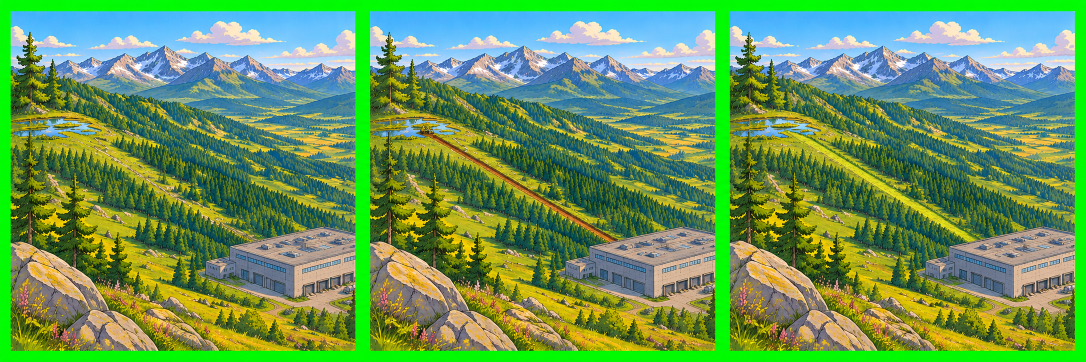
#> input picture web-games/aventure/art/sources/fotky_chata_gen.png, 2172 x 724 px (shown at 1/2 size)
$ python make_fotky.py
#> lines starting #> are read from the running program, lines starting #| are printed output that depends on the picture; after the words box and inside, x2 and y2 are one past the last pixel; in counts of white or black regions, pixels touching at a corner belong together
#!/usr/bin/env python3
"""Photos du mur du refuge : part de la planche brute de ChatGPT (art/sources/fotky_chata_gen.png), elargit la tranchee
(photo 2 : terre brune ; photo 3 : cicatrice verte) et pose la pelleteuse a la bonne echelle (tranchee aussi large qu'elle).
Ecrit art/sources/fotky_chata_src.png.   python3 tools/make_fotky.py
"""
import os
import numpy as np
from PIL import Image, ImageDraw, ImageFilter

ART = os.path.join(os.path.dirname(__file__), '..', 'art')
SRC = os.path.join(ART, 'sources')
X = [21, 740, 1459]          # x des trois images dans la planche (690 x 680, y 22)
P0, P1 = (125, 250), (487, 458)   # de la mare au batiment (coordonnees dans l'image)
W0, W1 = 36, 15              # largeur de la bande en haut / en bas (perspective)

def band(size, w0, w1, ss=4):
    m = Image.new('L', (size[0] * ss, size[1] * ss), 0)
    d = ImageDraw.Draw(m)
    (x0, y0), (x1, y1) = P0, P1
    dx, dy = x1 - x0, y1 - y0
    L = (dx * dx + dy * dy) ** 0.5
    nx, ny = -dy / L, dx / L
    pts = [((x0 + nx * w0 / 2) * ss, (y0 + ny * w0 / 2) * ss), ((x1 + nx * w1 / 2) * ss, (y1 + ny * w1 / 2) * ss),
           ((x1 - nx * w1 / 2) * ss, (y1 - ny * w1 / 2) * ss), ((x0 - nx * w0 / 2) * ss, (y0 - ny * w0 / 2) * ss)]
    d.polygon(pts, fill=255)
    return m.resize(size, Image.LANCZOS).filter(ImageFilter.GaussianBlur(0.7))

def paint(pic, base, edge, w0, w1, seed):
    size = pic.size
    outer = band(size, w0, w1)
    inner = band(size, w0 * 0.78, w1 * 0.7)
    rng = np.random.default_rng(seed)
    noise = rng.normal(0, 7, (size[1], size[0], 1))
    arr = np.asarray(pic).astype(np.float32)
    col_e = np.array(edge, np.float32); col_b = np.array(base, np.float32)
    mo = np.asarray(outer).astype(np.float32)[..., None] / 255
    mi = np.asarray(inner).astype(np.float32)[..., None] / 255
    arr = arr * (1 - mo) + col_e * mo
    arr = arr * (1 - mi) + (col_b + noise) * mi
    return Image.fromarray(np.clip(arr, 0, 255).astype(np.uint8))

def main():
    sheet = Image.open(os.path.join(SRC, 'fotky_chata_gen.png')).convert('RGB')
#> sheet is the input picture: PIL image 2172x724 RGB; mean R, G, B 104.3, 150.8, 91.5
    pics = [sheet.crop((x, 22, x + 690, 702)) for x in X]
#> pics = 3 items
    pics[1] = paint(pics[1], (148, 92, 52), (96, 58, 34), W0, W1, 1)
#> in band, `m = Image.new('L', (size[0] * ss, size[1] * ss), 0)`: m: PIL image 2760x2720 L; every value is 0
    pics[2] = paint(pics[2], (168, 214, 74), (120, 176, 56), W0, W1, 2)
    # la pelleteuse (objets_ch4b, case 6), de la meme largeur que la tranchee, posee a gauche du debut de la bande
    ob = Image.open(os.path.join(SRC, 'objets_ch4b_src.png')).convert('RGB')
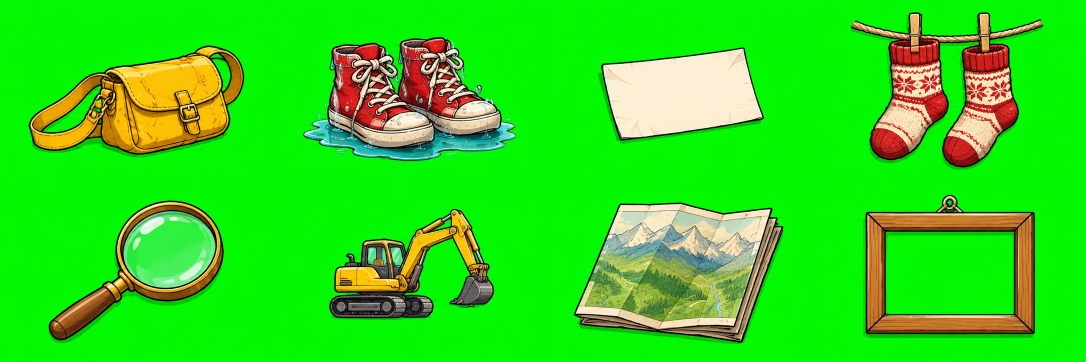
#> input picture web-games/aventure/art/sources/objets_ch4b_src.png, 2172 x 724 px (shown at 1/2 size)
#> ob is the input picture: PIL image 2172x724 RGB; mean R, G, B 46, 218, 25.9
    cw, ch = ob.size[0] / 4, ob.size[1] / 2
#> cw = 543; ch = 362
    cell = ob.crop((round(cw), round(ch), round(2 * cw), round(2 * ch)))
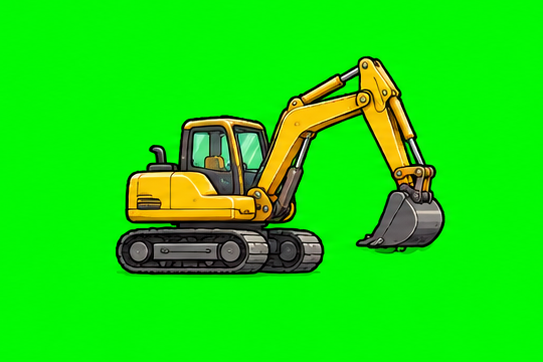
#> cell: PIL image 543x362 RGB; mean R, G, B 24.5, 221.3, 11
    a = np.asarray(cell).astype(int)
    g = (a[..., 1] > 180) & (a[..., 0] < 120) & (a[..., 2] < 120)
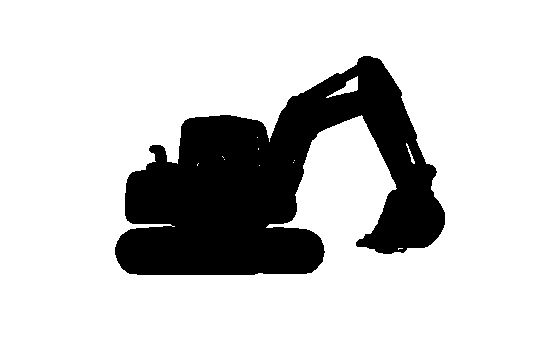
#> g: shape (362, 543) bool; 80.8% white; 1 black region, box (x1, y1, x2, y2) and area: (115, 56, 445, 275) 37831
    rgba = Image.fromarray(np.dstack([a.astype(np.uint8), (~g).astype(np.uint8) * 255]), 'RGBA')
    rgba = rgba.crop(rgba.getchannel('A').getbbox())
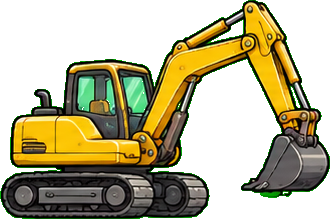
#> rgba: PIL image 330x219 RGBA; mean R, G, B, A 63.4, 174.1, 25.8, 133.5; transparent parts drawn white
    w = 46
    ex = rgba.resize((w, round(rgba.height * w / rgba.width)), Image.LANCZOS)
    base = pics[1].convert('RGBA'); base.alpha_composite(ex, (P0[0] - w - 6, P0[1] + 14 - ex.height)); pics[1] = base.convert('RGB')
    out = Image.new('RGB', sheet.size, (0, 255, 0))
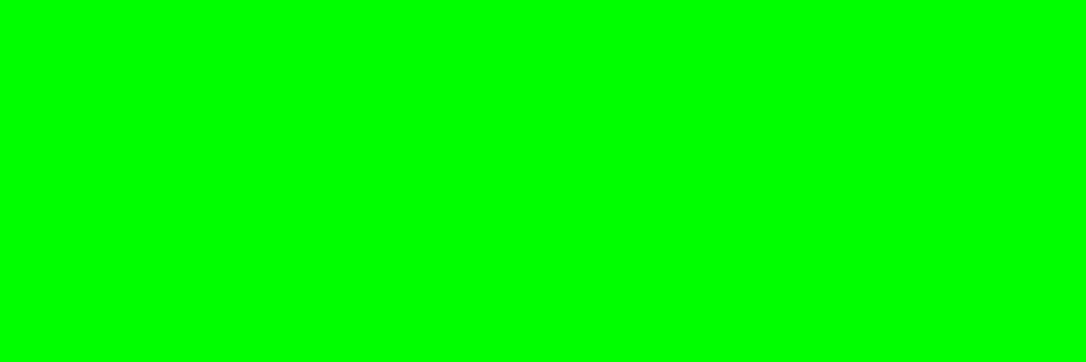
#> out: PIL image 2172x724 RGB (shown at 1/2 size); mean R, G, B 0, 255, 0
    for x, p in zip(X, pics):
        out.paste(p, (x, 22))
#> this loop made 3 passes
#> x on passes 1 to 3: 21, 740, 1459
    out.save(os.path.join(SRC, 'fotky_chata_src.png'))
    for n, p in zip('abc', pics):
        p.crop((40, 180, 540, 500)).save(f'/tmp/fotky_{n}.png')
#> this loop made 3 passes
#> n on passes 1 to 3: 'a', 'b', 'c'
#> pass 1, in main, `p.crop((40, 180, 540, 500)).save(f'/tmp/fotky_{n}.png')`:
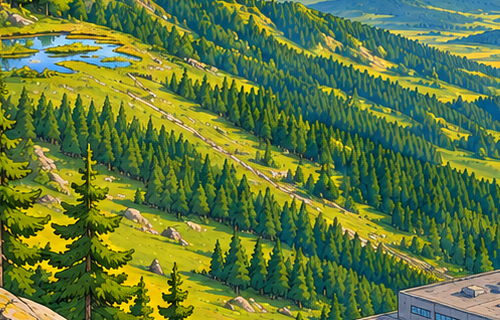
#> saved as fotky_a.png: PIL image 500x320 RGB; mean R, G, B 97.2, 122.3, 60.4
#> pass 2, in main, `p.crop((40, 180, 540, 500)).save(f'/tmp/fotky_{n}.png')`:
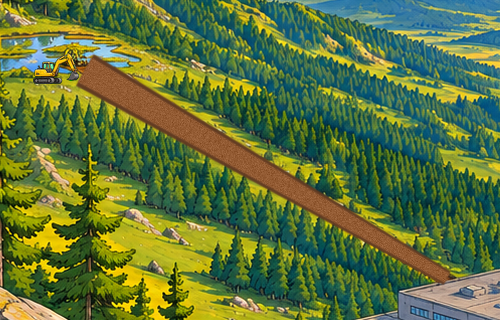
#> saved as fotky_b.png: PIL image 500x320 RGB; mean R, G, B 93.7, 116, 59

if __name__ == '__main__':
    main()
